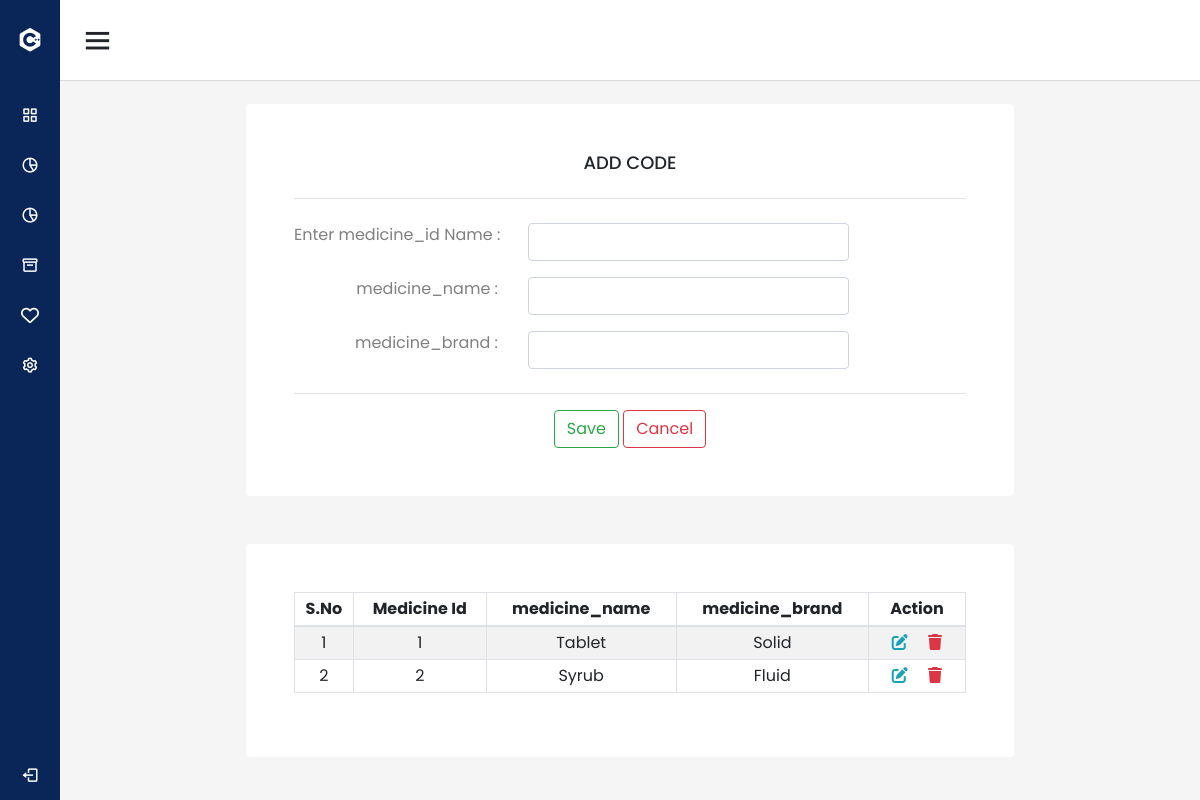
/inventory/add_code/ (signed in), run on an earlier commit of the app's database.
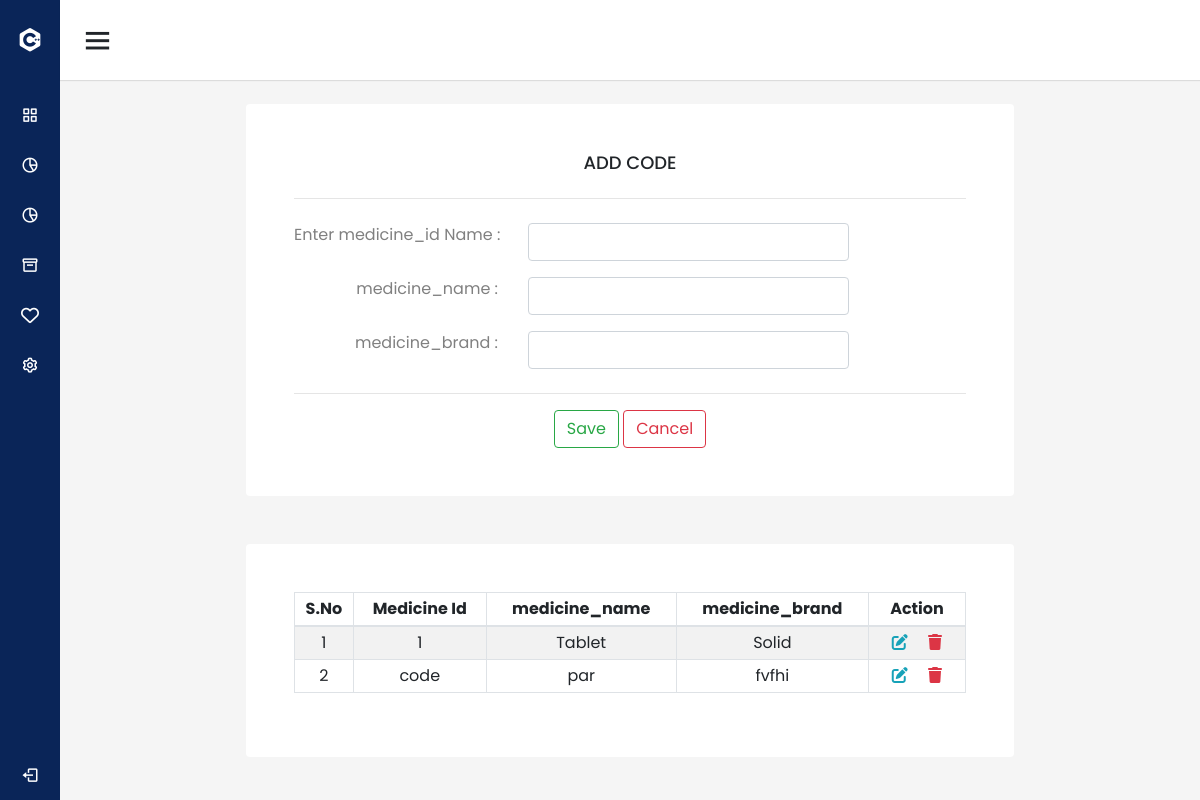
And on a later commit of the database.
### inventory/models.py (models this page shows)
class Code_medicine(models.Model):
    medicine_name= models.CharField(max_length=200)
    medicine_brand= models.CharField(max_length=200)
    medicine_id= models.CharField(max_length=30,unique=True)

### inventory/views.py (the view)
# urls.py: path('add_code/', views.add_code, name='inventory_add_code'),
@login_required(login_url='login_view')
def add_code(request):
    addfees= Code_medicine.objects.all()
    if request.method=="POST":
        amount=request.POST.get('amount')
        form=CodeForm(request.POST)
        if form.is_valid():
            form.save()
            messages.success(request, 'created successfully')
            return redirect('inventory_add_code')
        else:
            return render(request,"inventory/add_code.html",{'addfees':addfees,'form':form})
    else:
        form=CodeForm()
        return render(request,"inventory/add_code.html",{'addfees':addfees,'form':form})

### inventory/forms.py
class CodeForm(forms.ModelForm):
   class Meta:
      model=Code_medicine
      fields='__all__'
   def __init__(self,*args,**kwargs):
         super().__init__(*args,**kwargs)
         for field in self.fields.values():
               field.widget.attrs['class']='form-control'

### inventory/templates/inventory/add_code.html (shortened to what this page needs)
{% extends "management/navbar.html" %}
{% load static %}
{% block content %}
    <div class="container">
        <div class="card p-3 p-md-5 text-center">
            <h4>ADD CODE</h4>
            <hr class="hr-center">
            <form action="" method="POST">
                <div class="row">
                    <div class="col-md-4 my-2 text-left text-md-right">
                        <label for="fee_name">Enter&nbsp;medicine_id&nbsp;Name&nbsp;:</label>
                    </div>
                    <div class="col-md-6 my-2">
                        <input type="text" class="form-control" name="medicine_id" value="{{form.medicine_id.value|default_if_none:''}}" id="medicine_id">
                    </div>
                </div>
                <div class="row">
                    <div class="col-md-4 my-2 text-left text-md-right">
                        <label for="amount">medicine_name&nbsp;:</label>
                    </div>
                    <div class="col-md-6 my-2">
                        <input type="text" class="form-control"  name="medicine_name" value="{{form.medicine_name.value|default_if_none:''}}" id="medicine_name">
                    </div>
                </div>
                <div class="row">
                    <div class="col-md-4 my-2 text-left text-md-right">
                        <label for="amount">medicine_brand&nbsp;:</label>
                    </div>
                    <div class="col-md-6 my-2">
                        <input type="text" class="form-control"  name="medicine_brand" value="{{form.medicine_brand.value|default_if_none:''}}" id="medicine_">
                    </div>
                </div>
                <hr class="hr-center">
                <div>
                    <button type="submit" class="btn btn-outline-success">Save</button>
                    <button type="reset" class="btn btn-outline-danger">Cancel</button>
                </div>
            </form>
        </div>
        <div class="card p-5 text-center mt-5">
            <div class="table-responsive">
                <table class="table table-striped table-bordered">
                    <thead>
                        <tr>
                            <th>S.No</th>
                            <th>Medicine&nbsp;Id</th>
                            <th>medicine_name</th>
                            <th>medicine_brand</th>
                            <th>Action</th>
                        </tr>
                    </thead>
                    <tbody>
                        {% for i in addfees %}
                        <tr>
                            <td>{{forloop.counter}}</td>
                            <td>{{i.medicine_id}}</td>
                            <td>{{i.medicine_name}}</td>
                            <td>{{i.medicine_brand}}</td>
                            <td><i class="fa-solid fa-edit px-2 text-info" onclick="view('{{i.id}}')" ob_id="{{i.id}}" id="add_fees{{i.id}}" fee_name="{{i.medicine_id}}" brand="{{i.medicine_brand}}" amount="{{i.medicine_name}}" data-toggle="modal" data-target="#edit_fees"></i></a>
                                <a data-toggle="modal" data-target="#delete" onclick="remove('{{i.id}}')"  ob_id="{{i.id}}"><i class="fa-solid fa-trash px-2 text-danger"></i></a></td>
                        </tr>
                        {% endfor %}
                    </tbody>
                </table>
            </div>
        </div>
    </div>
{% endblock %}

What changed in the data, as far as the page shows it:
removed Code_medicine: medicine_id "2", medicine_name "Syrub", medicine_brand "Fluid"
added Code_medicine: medicine_id "code", medicine_name "par", medicine_brand "fvfhi"
